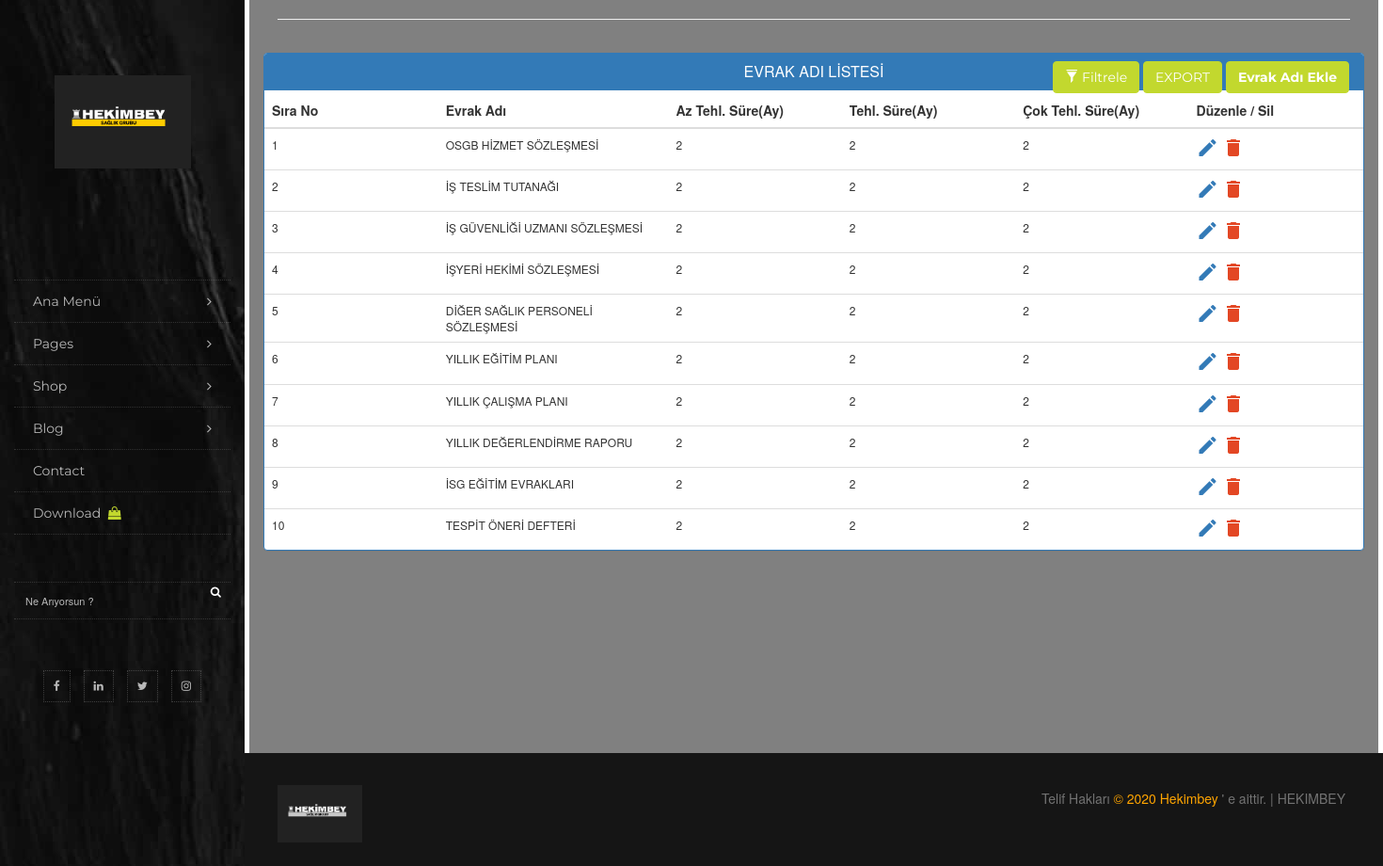
Page /evrakAdi/ (signed in) on the committed database.
### evrakAdi/models.py (models this page shows, shortened)
class EvrakAdi(models.Model):
    sira_no=models.PositiveIntegerField(verbose_name='Sıra No',blank=False,null=False)
    evrak_adi=models.CharField(max_length=300,verbose_name='Evrak Adı',blank=False,null=False)
    az_tehlike=models.PositiveIntegerField(verbose_name='Az Tehlikeli için Süre(Ay)')
    tehlike=models.PositiveIntegerField(verbose_name='Tehlikeli için Süre(Ay)')
    cok_tehlike=models.PositiveIntegerField(verbose_name='Çok Tehlikeli için Süre(Ay)')

### evrakAdi/views.py (the view)
# urls.py: url('', views.evrakadi_view, name='evrakadi_view'),
@login_required(login_url=login_view)
def evrakadi_view(request):
    listele = EvrakAdi.objects.all().order_by('sira_no')
    return render(request , 'evrakAdi/views.html' , {'listele': listele})

### evrakAdi/templates/evrakAdi/views.html (shortened to what this page needs)
{% extends 'evrakAdi/isyeriekle.html' %}
{% block content %}
<head>
</head>
<link href="//netdna.bootstrapcdn.com/bootstrap/3.1.0/css/bootstrap.min.css" rel="stylesheet" id="bootstrap-css">
<link rel="stylesheet" href="https://maxcdn.bootstrapcdn.com/font-awesome/4.7.0/css/font-awesome.min.css">
<link rel="stylesheet" href="https://maxcdn.bootstrapcdn.com/bootstrap/3.3.7/css/bootstrap.min.css">
<div class="container">
    <hr>
    <div class="row">
        <div class="panel panel-primary filterable">
            <div class="panel-heading">
                <h3 class="panel-title">EVRAK ADI LİSTESİ</h3>
                <div class="pull-right">
                    <button class="btn btn-default btn-s btn-filter"><span class="glyphicon glyphicon-filter"></span> Filtrele </button>
                    <button class="btn btn-default btn-s " id="btnExport" onclick="fnExcelReport();"> EXPORT </button>
                    <a href="{% url 'evrakadi_create' %}" ><button class="btn btn-default btn-s "  > <b>Evrak Adı Ekle</b>  </button></a>
                </div>
            </div>
            <table class="table table-fit table-hover"  lang="tr" id="headerTable">
                <thead>
                    <tr class="filters">
                        <th><input type="text" class="form-control" placeholder="Sıra No" disabled></th>
                        <th><input type="text" class="form-control auto-width" placeholder="Evrak Adı" disabled></th>
                        <th><input type="text" class="form-control" placeholder="Az Tehl. Süre(Ay)" disabled></th>
                        <th><input type="text" class="form-control" placeholder="Tehl. Süre(Ay)" disabled></th>
                        <th><input type="text" class="form-control" placeholder="Çok Tehl. Süre(Ay)" disabled></th>
                        <th><input type="text" class="form-control" placeholder="Düzenle / Sil" disabled></th>
                    </tr>
                </thead>
                <tbody>
                {% for liste in listele %}
                    <tr class="filters">
                        <td>{{liste.sira_no}}</td>
                        <td>{{liste.evrak_adi}}</td>
                        <td>{{liste.az_tehlike}}</td>
                        <td>{{liste.tehlike}}</td>
                        <td>{{liste.cok_tehlike}}</td>
                        <td><a href="{% url 'evrakadi_update' liste.id %}" class="material-icons"></a>
                            <a href="{% url 'evrakadi_delete' liste.id %}" class="delete material-icons"  onclick="return confirmDel();" ></a>
                        </td>
                    </tr>
                {% endfor %}
                </tbody>
            </table>
        </div>
    </div>
</div>
{% endblock %}

### isyeriekle/static/style.css (style rules this page uses)
body { background-color: #ffffff; color: #aeaeae; font-size: 15px; line-height: 1.6; font-family: "Poppins", serif; }
blockquote, a h1, a h2, a h3, a h4, a h5, a h6, h1 a, h2 a, h3 a, h4 a, h5 a, h6 a, h1, h2, h3, h4, h5, h6, .h1, .h2, .h3, .h4 { color: #000000; font-family: 'Montserrat', sans-serif; font-weight: 400; line-height: 1.1; }
.container { width: 100%; max-width: 1180px; }
.btn { -moz-user-select: none; background-image: none; border: 0 solid transparent; border-radius: 0; color: #ffffff; display: inline-block; font-family: 'Montserrat', sans-serif; font-size: 14px; font-weight: 600; padding: 13px 40px; text-align: center; white-space: nowrap; }
.bgcolor1, .btn-default:active:hover, .btn-default.active:hover, .open>.dropdown-toggle.btn-default:hover, .btn-default:active:focus, .btn-default.active:focus, .open>.dropdown-toggle.btn-default:focus, .btn-default:active.focus, .btn-default.active.focus, .open>.dropdown-toggle.btn-default.focus, .btn-default:active, .btn-default.active, .open>.dropdown-toggle.btn-default, .btn-default.disabled:hover, .btn-default[disabled]:hover, fieldset[disabled] .btn-default:hover, .btn-default.disabled:focus, .btn-default[disabled]:focus, fieldset[disabled] .btn-default:focus, .btn-default.disabled.focus, .btn-default[disabled].focus, fieldset[disabled] .btn-default.focus, .btn-default { background-color: #c2d82e !important; border-color: #c2d82e !important; color: #ffffff !important; }

### evrakAdi/templates/evrakAdi/views.html (style rules this page uses)
.filterable { margin-top: 15px; }
.filterable .panel-heading .pull-right { margin-top: -20px; }
.filterable .filters input[disabled] { background-color: transparent; border: none; cursor: auto; box-shadow: none; padding: 0; height: auto; }
table.table td a.delete { color: #E34724; }
table { font-size: 12px; }

### rows in the picture
EvrakAdi: sira_no "1", evrak_adi "OSGB HİZMET SÖZLEŞMESİ", az_tehlike "2", tehlike "2", cok_tehlike "2"
EvrakAdi: sira_no "2", evrak_adi "İŞ TESLİM TUTANAĞI", az_tehlike "2", tehlike "2", cok_tehlike "2"
EvrakAdi: sira_no "3", evrak_adi "İŞ GÜVENLİĞİ UZMANI SÖZLEŞMESİ", az_tehlike "2", tehlike "2", cok_tehlike "2"
EvrakAdi: sira_no "4", evrak_adi "İŞYERİ HEKİMİ SÖZLEŞMESİ", az_tehlike "2", tehlike "2", cok_tehlike "2"
EvrakAdi: sira_no "5", evrak_adi "DİĞER SAĞLIK PERSONELİ SÖZLEŞMESİ", az_tehlike "2", tehlike "2", cok_tehlike "2"
EvrakAdi: sira_no "6", evrak_adi "YILLIK EĞİTİM PLANI", az_tehlike "2", tehlike "2", cok_tehlike "2"
EvrakAdi: sira_no "7", evrak_adi "YILLIK ÇALIŞMA PLANI", az_tehlike "2", tehlike "2", cok_tehlike "2"
EvrakAdi: sira_no "8", evrak_adi "YILLIK DEĞERLENDİRME RAPORU", az_tehlike "2", tehlike "2", cok_tehlike "2"
EvrakAdi: sira_no "9", evrak_adi "İSG EĞİTİM EVRAKLARI", az_tehlike "2", tehlike "2", cok_tehlike "2"
EvrakAdi: sira_no "10", evrak_adi "TESPİT ÖNERİ DEFTERİ", az_tehlike "2", tehlike "2", cok_tehlike "2"
